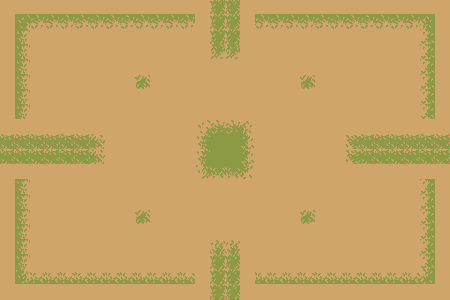

Rendered tile map (Tiled .tmx) drawn with the repository's tilesets; below, a short description and the full map source, tile grids included:
An orthogonal 30x20 tile map with 15x15 px tiles, 1 tile layer (sueloLayer) and 14 objects.

<map version="1.10" tiledversion="1.10.2" orientation="orthogonal" renderorder="right-down" width="30" height="20" tilewidth="15" tileheight="15" infinite="0" nextlayerid="4" nextobjectid="16">
 <editorsettings>
  <chunksize width="17" height="16" />
 </editorsettings>
 <tileset firstgid="1" source="Ground Tileset.tsx" />
 <layer id="1" name="sueloLayer" width="30" height="20">
  <data encoding="csv">
244,244,244,244,244,244,244,244,244,244,244,244,244,244,257,257,244,244,244,244,244,244,244,244,244,244,244,244,244,244,
244,221,222,222,222,222,222,222,222,222,222,222,222,244,257,257,244,222,222,222,222,222,222,222,222,222,222,222,223,244,
244,243,244,244,244,244,244,244,244,244,244,244,244,244,257,257,244,244,244,244,244,244,244,244,244,244,244,244,245,244,
244,243,244,244,244,244,244,244,244,244,244,244,244,244,279,279,244,244,244,244,244,244,244,244,244,244,244,244,245,244,
244,243,244,244,244,244,244,244,244,244,244,244,244,244,244,244,244,244,244,244,244,244,244,244,244,244,244,244,245,244,
244,243,244,244,244,244,244,244,244,301,244,244,244,244,244,244,244,244,244,244,301,244,244,244,244,244,244,244,245,244,
244,243,244,244,244,244,244,244,244,244,244,244,244,244,244,244,244,244,244,244,244,244,244,244,244,244,244,244,245,244,
244,243,244,244,244,244,244,244,244,244,244,244,244,244,244,244,244,244,244,244,244,244,244,244,244,244,244,244,245,244,
244,244,244,244,244,244,244,244,244,244,244,244,244,232,233,233,234,244,244,244,244,244,244,244,244,244,244,244,244,244,
299,299,299,299,299,299,300,244,244,244,244,244,244,254,255,255,256,244,244,244,244,244,244,298,299,299,299,299,299,299,
299,299,299,299,299,299,300,244,244,244,244,244,244,254,255,255,256,244,244,244,244,244,244,298,299,299,299,299,299,299,
244,244,244,244,244,244,244,244,244,244,244,244,244,276,277,277,278,244,244,244,244,244,244,244,244,244,244,244,244,244,
244,243,244,244,244,244,244,244,244,244,244,244,244,244,244,244,244,244,244,244,244,244,244,244,244,244,244,244,245,244,
244,243,244,244,244,244,244,244,244,244,244,244,244,244,244,244,244,244,244,244,244,244,244,244,244,244,244,244,245,244,
244,243,244,244,244,244,244,244,244,301,244,244,244,244,244,244,244,244,244,244,301,244,244,244,244,244,244,244,245,244,
244,243,244,244,244,244,244,244,244,244,244,244,244,244,244,244,244,244,244,244,244,244,244,244,244,244,244,244,245,244,
244,243,244,244,244,244,244,244,244,244,244,244,244,244,235,235,244,244,244,244,244,244,244,244,244,244,244,244,245,244,
244,243,244,244,244,244,244,244,244,244,244,244,244,244,257,257,244,244,244,244,244,244,244,244,244,244,244,244,245,244,
244,265,266,266,266,266,266,266,266,266,266,266,266,244,257,257,244,266,266,266,266,266,266,266,266,266,266,266,267,244,
244,244,244,244,244,244,244,244,244,244,244,244,244,244,257,257,244,244,244,244,244,244,244,244,244,244,244,244,244,244
</data>
 </layer>
 <objectgroup id="3" name="pared">
  <object id="1" x="0" y="0" width="15" height="97.5244">
   <properties>
    <property name="name" value="solid" />
   </properties>
  </object>
  <object id="2" x="15" y="0" width="156.252" height="15">
   <properties>
    <property name="name" value="solid" />
   </properties>
  </object>
  <object id="3" x="0" y="202.052" width="15" height="97.9485">
   <properties>
    <property name="name" value="solid" />
   </properties>
  </object>
  <object id="4" x="15" y="285" width="172.524" height="15">
   <properties>
    <property name="name" value="solid" />
   </properties>
  </object>
  <object id="5" x="262.9" y="285" width="187.1" height="15">
   <properties>
    <property name="name" value="solid" />
   </properties>
  </object>
  <object id="6" x="435" y="202.052" width="15" height="82.9485">
   <properties>
    <property name="name" value="solid" />
   </properties>
  </object>
  <object id="7" x="435" y="0" width="15" height="96.6762">
   <properties>
    <property name="name" value="solid" />
   </properties>
  </object>
  <object id="8" x="277.476" y="0" width="157.524" height="15">
   <properties>
    <property name="name" value="solid" />
   </properties>
  </object>
  <object id="9" x="0" y="105" width="15" height="90">
   <properties>
    <property name="name" value="door" />
   </properties>
  </object>
  <object id="10" x="180" y="0" width="90" height="15">
   <properties>
    <property name="name" value="door" />
   </properties>
  </object>
  <object id="11" x="195" y="285" width="60" height="15">
   <properties>
    <property name="name" value="door" />
   </properties>
  </object>
  <object id="12" x="435" y="105" width="15" height="90">
   <properties>
    <property name="name" value="door" />
   </properties>
  </object>
  <object id="14" x="30" y="135" width="30" height="30">
   <properties>
    <property name="name" value="start" />
   </properties>
  </object>
  <object id="15" x="390" y="135" width="30" height="30">
   <properties>
    <property name="name" value="end" />
   </properties>
  </object>
 </objectgroup>
</map>
